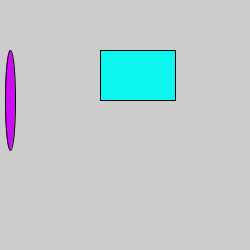
Frame 1 (no input)
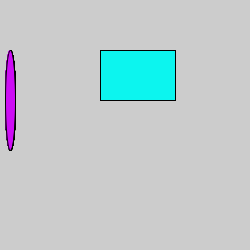
Frame 60 (the mouse pressed at the canvas centre just before this capture)
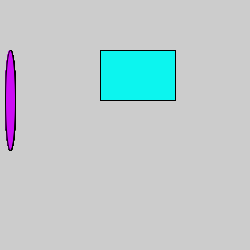
Frame 120 (the mouse held since frame 60 and released just before this capture)

The Processing sketch that drew these frames (run headless with seeded random() and noise(); from frame 60 on, the mouse is pressed at the canvas centre):

// Processing sketch: picture
// ── picture.pde
void setup () {
size(250,250);   
}
void draw () {
  fill(#0CF5EF);
rect( 100,50,75,50);
fill(#CD0CF5);
ellipse(10,100,10,100);
}
